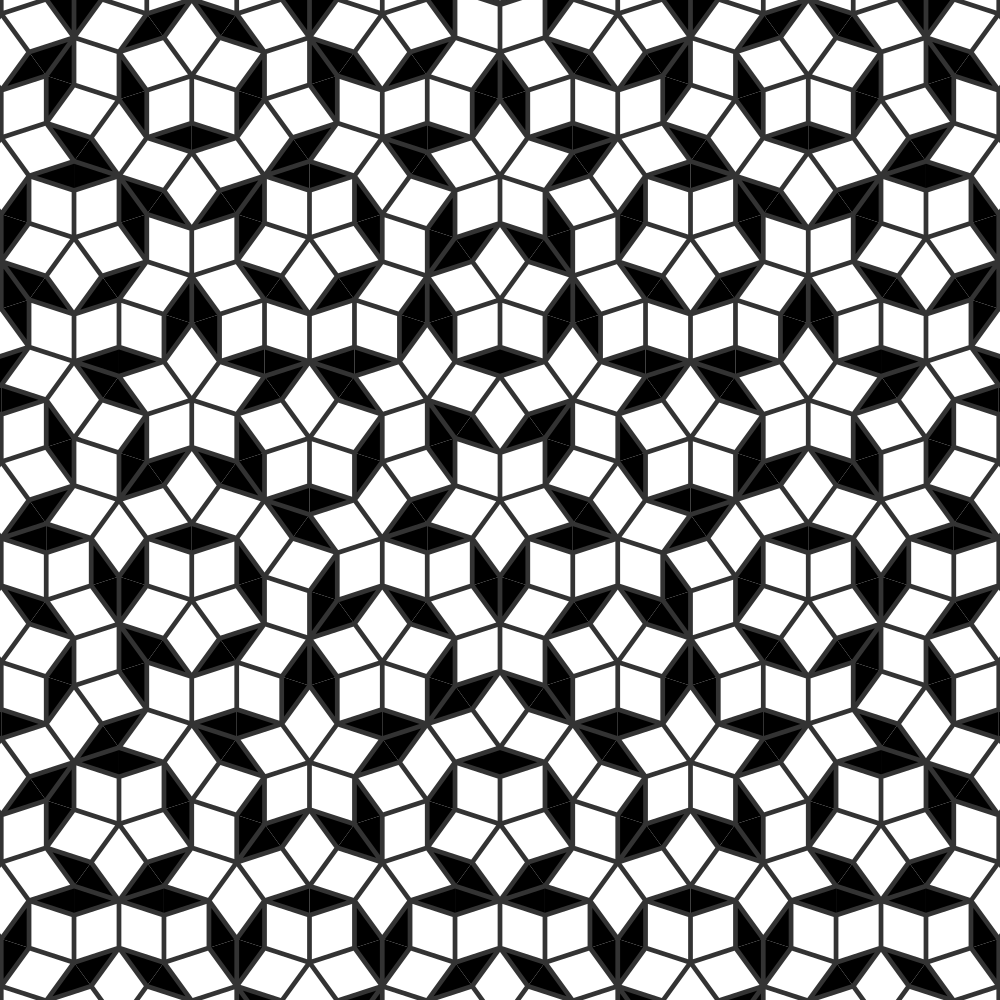

Source code (Python):
import os
import math
import random
import cmath
import cairocffi as cairo

from solid import (
    union, translate, cube, polygon, color,
    difference, cylinder, OpenSCADObject)
from solid.utils import scad_render_to_file
SCAD_SEGMENTS = 48
GOLDEN_RATIO = (1 + math.sqrt(5)) / 2


class Canvas(object):

    out_png = 'penrose.png'
    out_scad = 'penrose.scad'

    def __init__(self, IMAGE_SIZE):
        """ """
        self.IMAGE_SIZE = [IMAGE_SIZE] * 2
        # Prepare cairo surface
        self.surface = cairo.ImageSurface(
            cairo.FORMAT_ARGB32,
            self.IMAGE_SIZE[0], self.IMAGE_SIZE[1])
        self.cr = cairo.Context(self.surface)

    def draw_lines(self, triangles):
        # Determine line width from size of first triangle
        kolor, A, B, C = triangles[0]
        self.cr.set_line_width(abs(B - A) / 10.0)
        self.cr.set_line_join(cairo.LINE_JOIN_ROUND)

        # Draw outlines
        for kolor, A, B, C in triangles:
            self.cr.move_to(C.real, C.imag)
            self.cr.line_to(A.real, A.imag)
            self.cr.line_to(B.real, B.imag)
        self.cr.set_source_rgb(0.2, 0.2, 0.2)
        self.cr.stroke()

    def finish(self, kolor):
        """
        """
        if kolor == 0:
            self.cr.set_source_rgb(0, 0, 0)
        else:
            self.cr.set_source_rgb(1, 1, 1)
        self.cr.fill()
        # import IPython; IPython.embed()
        # raise Exception("bonk")

    def render(self, triangles):
        self.render_cairo(triangles)
        self.render_scad(triangles)

    def render_scad(self, triangles):
        """
        """
        triangle_points = [
            [
                [C.real, C.imag],
                [A.real, A.imag],
                [B.real, B.imag],
            ] for kolor, A, B, C in triangles]
        print triangles[0]
        print triangle_points[0]
        objects = [

            OpenSCADObject('polygon', {'points': x}) for x in triangle_points
        ]
        for i, obj in enumerate(objects):
            if i % 2 == 0:
                # obj = color('black')(obj)
                pass
            else:
                obj = color('black')(obj)
                objects[i] = obj
            # objects[i] = obj

        obj = union()(cube(1), *objects)
        self.save_scad(obj)

    def render_cairo(self, triangles=[]):
        """ """
        self.cr.translate(
            self.IMAGE_SIZE[0] / 2.0,
            self.IMAGE_SIZE[1] / 2.0)
        wheelRadius = 1.2 * \
            math.sqrt((self.IMAGE_SIZE[0] / 2.0) **
                      2 + (self.IMAGE_SIZE[1] / 2.0) ** 2)
        self.cr.scale(wheelRadius, wheelRadius)

        # Draw triangles
        for kolor, A, B, C in triangles:
            self.cr.move_to(A.real, A.imag)
            self.cr.line_to(B.real, B.imag)
            self.cr.line_to(C.real, C.imag)
            self.cr.close_path()
            self.finish(kolor)
        self.draw_lines(triangles)
        self.save_png()

    def save_png(self):
        # Save to PNG
        self._save(
            lambda fname: self.surface.write_to_png(fname),
            self.out_png
        )

    def save_scad(self, objects):
        """ """
        self._save(
            lambda fname: scad_render_to_file(
                objects,
                fname,
                include_orig_code=False,
                file_header='$fn = %s;' % SCAD_SEGMENTS),
            self.out_scad)

    def _save(self, fxn, fname):
        if os.path.exists(fname):
            msg = 'overwriting file: '
            os.system('rm "{0}"'.format(fname))
        else:
            msg = 'writing to file: '
        print msg + "{0}".format(fname)
        fxn(fname)


def subdivide(triangles):
    """
    """
    result = []
    for kolor, A, B, C in triangles:
        if kolor == 0:
            # Subdivide red triangle
            P = A + (B - A) / GOLDEN_RATIO
            result += [(0, C, P, B), (1, P, C, A)]
        else:
            # Subdivide blue triangle
            Q = B + (A - B) / GOLDEN_RATIO
            R = B + (C - B) / GOLDEN_RATIO
            result += [(1, R, C, A), (1, Q, R, B), (0, R, Q, A)]
    return result


def tiling():
    # Create wheel of red triangles around the origin
    triangles = []
    for i in xrange(10):
        B = cmath.rect(1, (2 * i - 1) * math.pi / 10)
        C = cmath.rect(1, (2 * i + 1) * math.pi / 10)
        if i % 2 == 0:
            B, C = C, B  # Make sure to mirror every second triangle
        triangles.append((0, 0j, B, C))
    return triangles


def elaborate(triangles, num_subdivisions):
    # Perform subdivisions
    for i in xrange(num_subdivisions):
        triangles = subdivide(triangles)
    return triangles


if __name__ == '__main__':
    num_subdivisions = 6
    canvas = Canvas(1000)
    triangles = tiling()
    triangles = elaborate(triangles, num_subdivisions)
    canvas.render(triangles)
